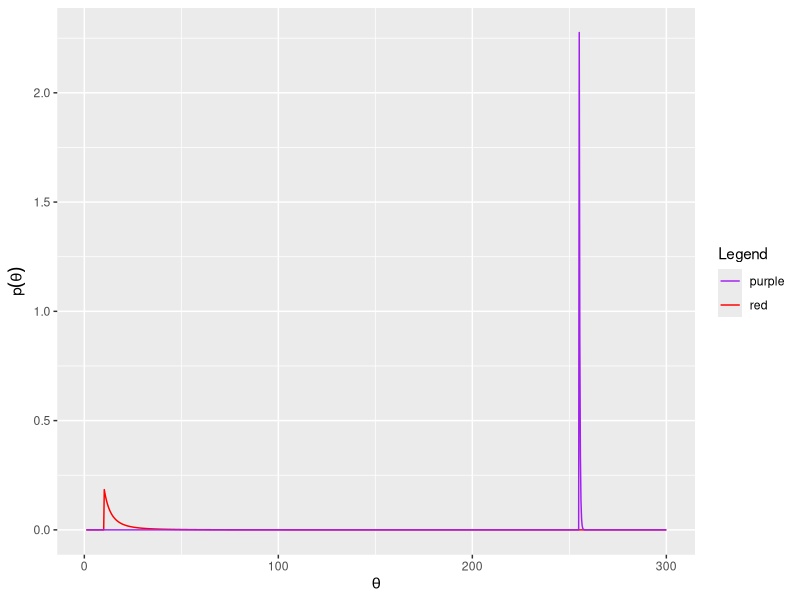
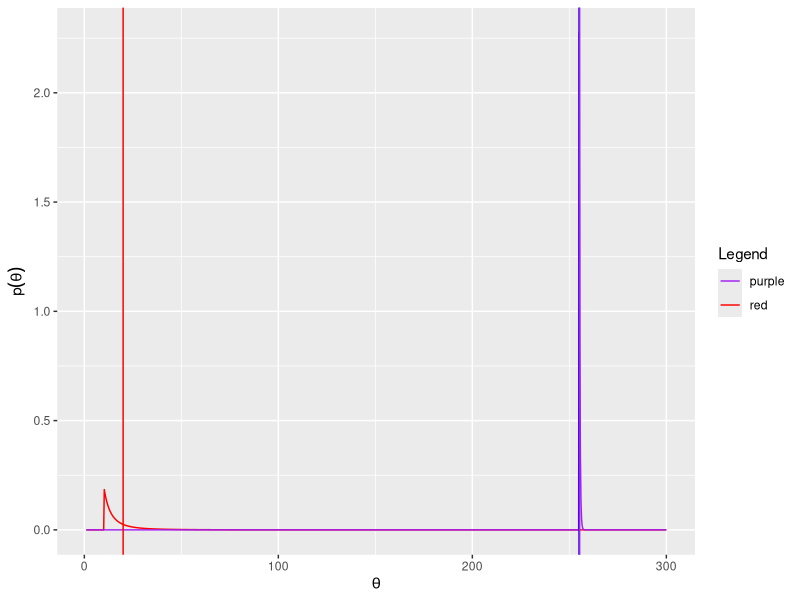
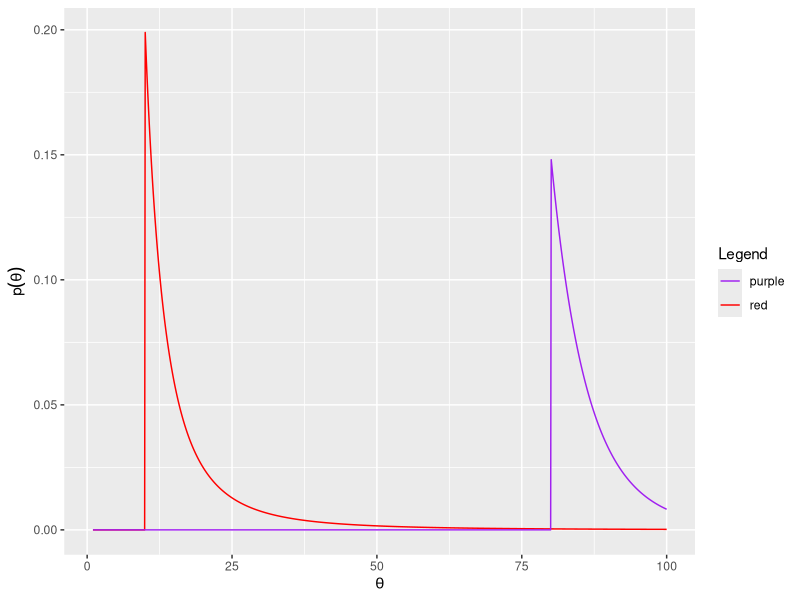
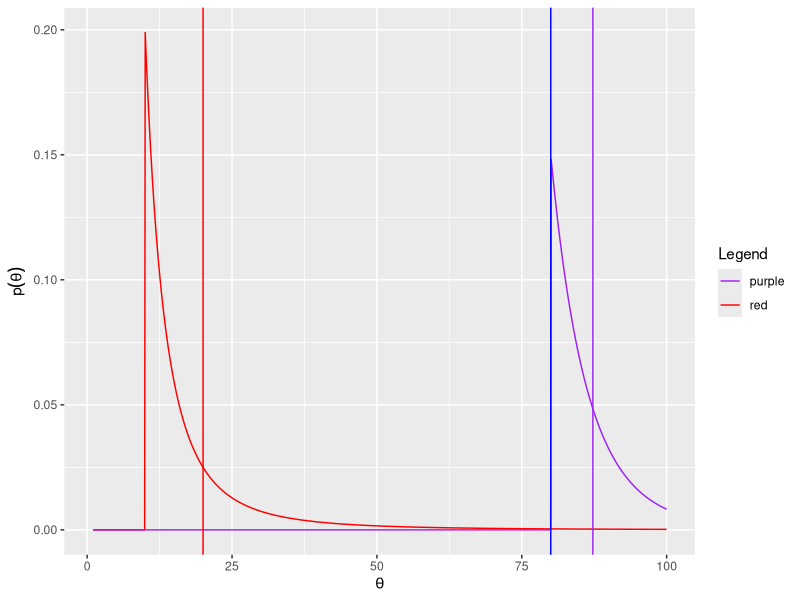
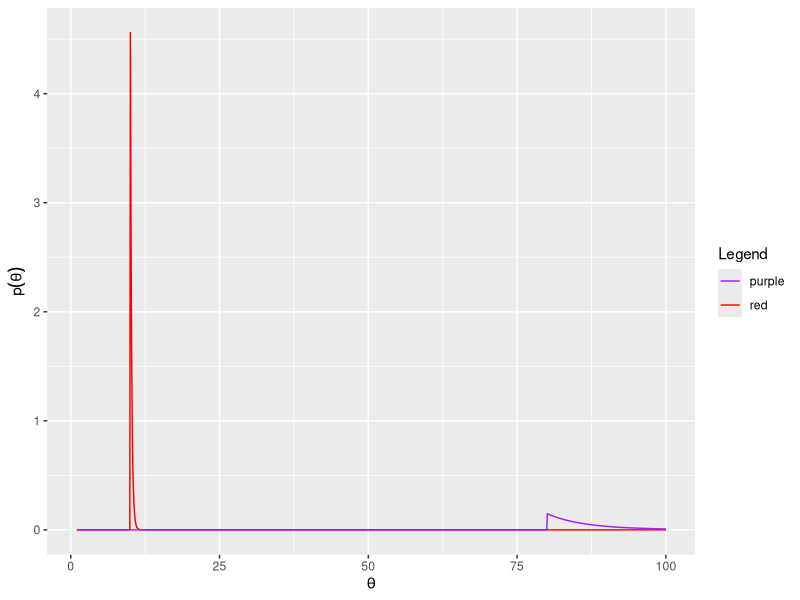
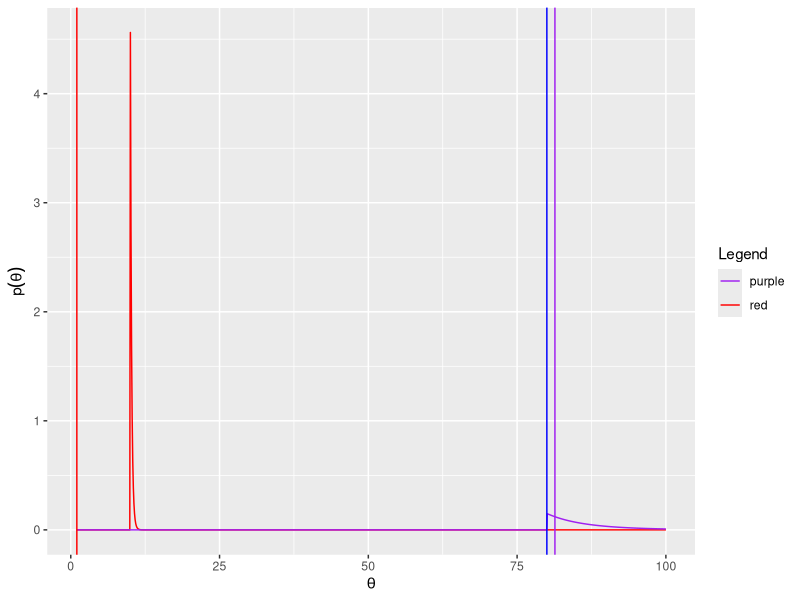

These charts were generated, in order, by the following R code:
# Use ggplot for plotting
library(ggplot2)

# Read in some real data
pokemon <- read.csv('homework/homework5/class_material/pokedata_num.csv')
head(pokemon)

# Suppose we are interested in modeling the MAXIMUM value of a Pokemon's hp
poke_hp <- pokemon$hp
n <- length(poke_hp) # sample size
n
max_hp <- max(poke_hp) # the MLE
max_hp

# Define the prior distribution (Pareto)
prior <- function(theta, wedge=10, alpha=2) {
  # Prior only defined for theta >= wedge
  ifelse(theta >= wedge, ((alpha) * (wedge^alpha)) / (theta^(alpha + 1)), 0)
}

# Define the posterior distribution using log-space to prevent overflow
good_posterior <- function(theta, max_y, n, wedge=10, alpha=2) {
  alpha_star <- alpha + n
  wedge_star <- max(max_y, wedge)

  log_post <- ifelse(theta >= wedge_star,
                     log(alpha_star) + alpha_star * log(wedge_star) - (alpha_star + 1) * log(theta),
                     -Inf)

  exp(log_post)
}

# Generate the plot
sim_theta <- seq(1, 300, length.out = 1000)
prior_dist <- prior(sim_theta)
post_dist <- good_posterior(sim_theta, max_hp, n)

plot_df <- data.frame(theta = sim_theta, Prior = prior_dist, Posterior = post_dist)
ggplot(plot_df, aes(x = theta)) +
  geom_line(aes(y = Prior, color = 'red')) +
  geom_line(aes(y = Posterior, color = 'purple')) +
  labs(x = expression(theta), y = expression(p(theta))) +
  scale_color_manual(name = "Legend", values = c("red" = "red", "purple" = "purple"))

# Expected values
prior_mean <- 2 * 10 / (2 - 1)  # Prior mean (alpha * wedge / (alpha - 1))
MLE <- max_hp  # Maximum likelihood estimate
posterior_mean <- (2 + n) * max(max_hp, 10) / (2 + n - 1)  # Posterior mean

prior_mean
MLE
posterior_mean

ggplot(plot_df, aes(x = theta)) +
  geom_line(aes(y = Prior, color = 'red')) +
  geom_line(aes(y = Posterior, color = 'purple')) +
  geom_vline(xintercept = prior_mean, color = "red") +
  geom_vline(xintercept = MLE, color = "blue") +
  geom_vline(xintercept = posterior_mean, color = "purple") +
  labs(x = expression(theta), y = expression(p(theta))) +
  scale_color_manual(name = "Legend", values = c("red" = "red", "purple" = "purple"))

# What if we only had the first 10 pokemon?
sub_poke <- pokemon[1:10,]
poke_hp <- sub_poke$hp
n <- length(poke_hp)
n
max_hp <- max(poke_hp)
max_hp

sim_theta <- seq(1, 100, length.out = 1000)
prior_dist <- prior(sim_theta)
post_dist <- good_posterior(sim_theta, max_hp, n)

plot_df2 <- data.frame(theta = sim_theta, Prior = prior_dist, Posterior = post_dist)
ggplot(plot_df2, aes(x = theta)) +
  geom_line(aes(y = Prior, color = 'red')) +
  geom_line(aes(y = Posterior, color = 'purple')) +
  labs(x = expression(theta), y = expression(p(theta))) +
  scale_color_manual(name = "Legend", values = c("red" = "red", "purple" = "purple"))

# Updated expected values
prior_mean <- 2 * 10 / (2 - 1)
MLE <- max_hp
posterior_mean <- (2 + n) * max(max_hp, 10) / (2 + n - 1)

prior_mean
MLE
posterior_mean

ggplot(plot_df2, aes(x = theta)) +
  geom_line(aes(y = Prior, color = 'red')) +
  geom_line(aes(y = Posterior, color = 'purple')) +
  geom_vline(xintercept = prior_mean, color = "red") +
  geom_vline(xintercept = MLE, color = "blue") +
  geom_vline(xintercept = posterior_mean, color = "purple") +
  labs(x = expression(theta), y = expression(p(theta))) +
  scale_color_manual(name = "Legend", values = c("red" = "red", "purple" = "purple"))

# What if we change the prior?
prior_dist <- prior(sim_theta, wedge = 10, alpha = 50)
post_dist <- good_posterior(sim_theta, max_hp, n)

plot_df3 <- data.frame(theta = sim_theta, Prior = prior_dist, Posterior = post_dist)
ggplot(plot_df3, aes(x = theta)) +
  geom_line(aes(y = Prior, color = 'red')) +
  geom_line(aes(y = Posterior, color = 'purple')) +
  labs(x = expression(theta), y = expression(p(theta))) +
  scale_color_manual(name = "Legend", values = c("red" = "red", "purple" = "purple"))

prior_mean <- (50 * 1) / (50 - 1)
MLE <- max_hp
posterior_mean <- (50 + n) * max(max_hp, 1) / (50 + n - 1)

prior_mean
MLE
posterior_mean

ggplot(plot_df3, aes(x = theta)) +
  geom_line(aes(y = Prior, color = 'red')) +
  geom_line(aes(y = Posterior, color = 'purple')) +
  geom_vline(xintercept = prior_mean, color = "red") +
  geom_vline(xintercept = MLE, color = "blue") +
  geom_vline(xintercept = posterior_mean, color = "purple") +
  labs(x = expression(theta), y = expression(p(theta))) +
  scale_color_manual(name = "Legend", values = c("red" = "red", "purple" = "purple"))
